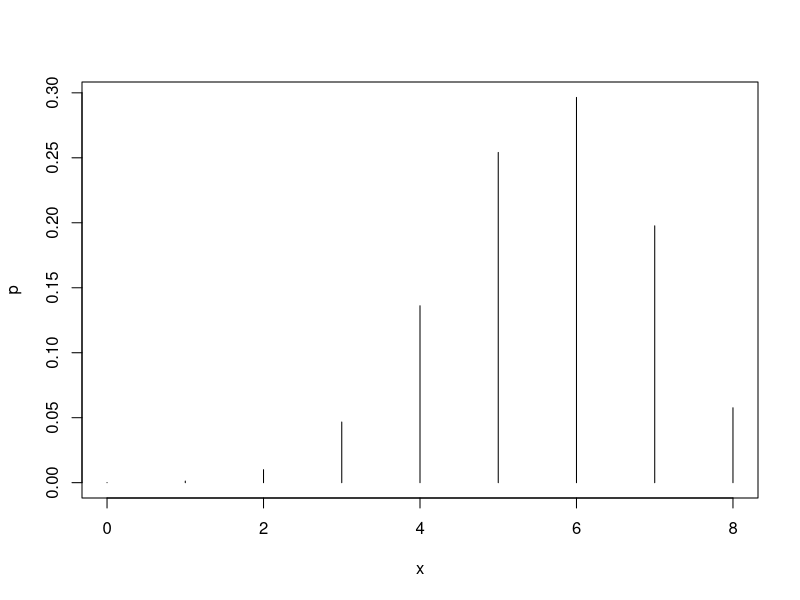
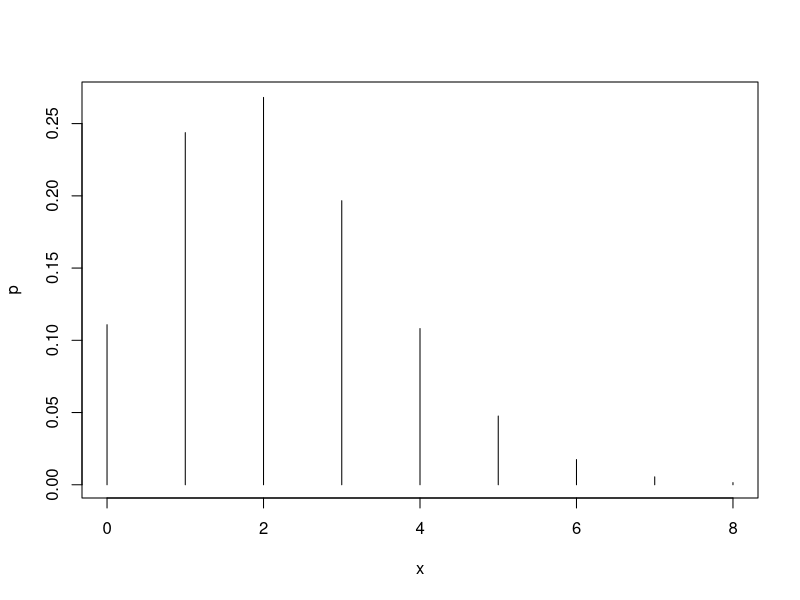

Recreate these plots in R, in order.
## ---- chunk 1
x <- c(0,1,2,3,4,5,6,7,8) # creates x values. You can also use x <- 0:8
p <- dbinom(x,8,0.7) #calculated the probabilities at each x.
rbind(x,round(p,3)) # view the probabilities with x in top row and rounded p in bottom row

sum(p) # Notice that all the probabilities sum to 1
## ---- chunk 2
plot(x,p,type="h") # type "h" draws lines to the points
## ---- chunk 3
dbinom(7,8,0.7)+dbinom(8,8,0.7)

## or

1-pbinom(6,8,0.7)
## ---- chunk 4
x <- c(0,1,2,3,4,5,6,7,8) # creates x values. You can also use x <- 0:8
p <- dpois(x,2.2) #calculated the probabilities at each x and round to 3 d.p.
rbind(x,round(p,3)) # view the probabilities with x in top row and p in bottom row

sum(p) ## notice that all the probabilities don't sum to 1
## ---- chunk 5
plot(x,p,type="h") # type "h" draws lines to the points
## ---- chunk 6
dpois(0,2.2)
## ---- chunk 7
1-dpois(0,2.2)-dpois(1,2.2)-dpois(2,2.2)-dpois(3,2.2)

1-ppois(3,2.2)

